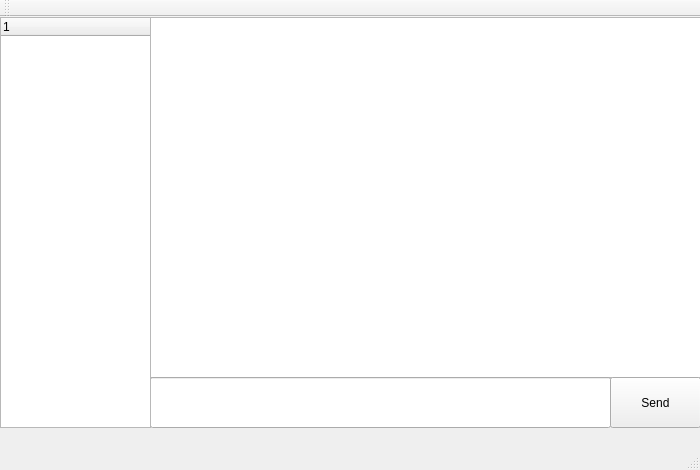
<?xml version="1.0" encoding="UTF-8"?>
<ui version="4.0">
 <class>ChatWindow</class>
 <widget class="QMainWindow" name="ChatWindow">
  <property name="geometry">
   <rect>
    <x>0</x>
    <y>0</y>
    <width>700</width>
    <height>470</height>
   </rect>
  </property>
  <property name="minimumSize">
   <size>
    <width>700</width>
    <height>470</height>
   </size>
  </property>
  <property name="maximumSize">
   <size>
    <width>700</width>
    <height>470</height>
   </size>
  </property>
  <property name="mouseTracking">
   <bool>false</bool>
  </property>
  <property name="contextMenuPolicy">
   <enum>Qt::DefaultContextMenu</enum>
  </property>
  <property name="windowTitle">
   <string>IRC chat</string>
  </property>
  <property name="windowOpacity">
   <double>2.000000000000000</double>
  </property>
  <property name="dockOptions">
   <set>QMainWindow::AllowTabbedDocks|QMainWindow::AnimatedDocks</set>
  </property>
  <widget class="QWidget" name="centralwidget">
   <widget class="QTextBrowser" name="mainchat">
    <property name="geometry">
     <rect>
      <x>150</x>
      <y>0</y>
      <width>561</width>
      <height>361</height>
     </rect>
    </property>
   </widget>
   <widget class="QLineEdit" name="lineEdit">
    <property name="geometry">
     <rect>
      <x>150</x>
      <y>360</y>
      <width>461</width>
      <height>51</height>
     </rect>
    </property>
   </widget>
   <widget class="QPushButton" name="send">
    <property name="geometry">
     <rect>
      <x>610</x>
      <y>360</y>
      <width>91</width>
      <height>51</height>
     </rect>
    </property>
    <property name="text">
     <string>Send</string>
    </property>
   </widget>
   <widget class="QTreeWidget" name="treeWidget">
    <property name="geometry">
     <rect>
      <x>0</x>
      <y>0</y>
      <width>151</width>
      <height>411</height>
     </rect>
    </property>
    <column>
     <property name="text">
      <string notr="true">1</string>
     </property>
    </column>
   </widget>
  </widget>
  <widget class="QMenuBar" name="menubar">
   <property name="geometry">
    <rect>
     <x>0</x>
     <y>0</y>
     <width>700</width>
     <height>22</height>
    </rect>
   </property>
  </widget>
  <widget class="QStatusBar" name="statusbar"/>
  <widget class="QToolBar" name="toolBar">
   <property name="windowTitle">
    <string>toolBar</string>
   </property>
   <attribute name="toolBarArea">
    <enum>TopToolBarArea</enum>
   </attribute>
   <attribute name="toolBarBreak">
    <bool>false</bool>
   </attribute>
  </widget>
 </widget>
 <resources/>
 <connections/>
</ui>
